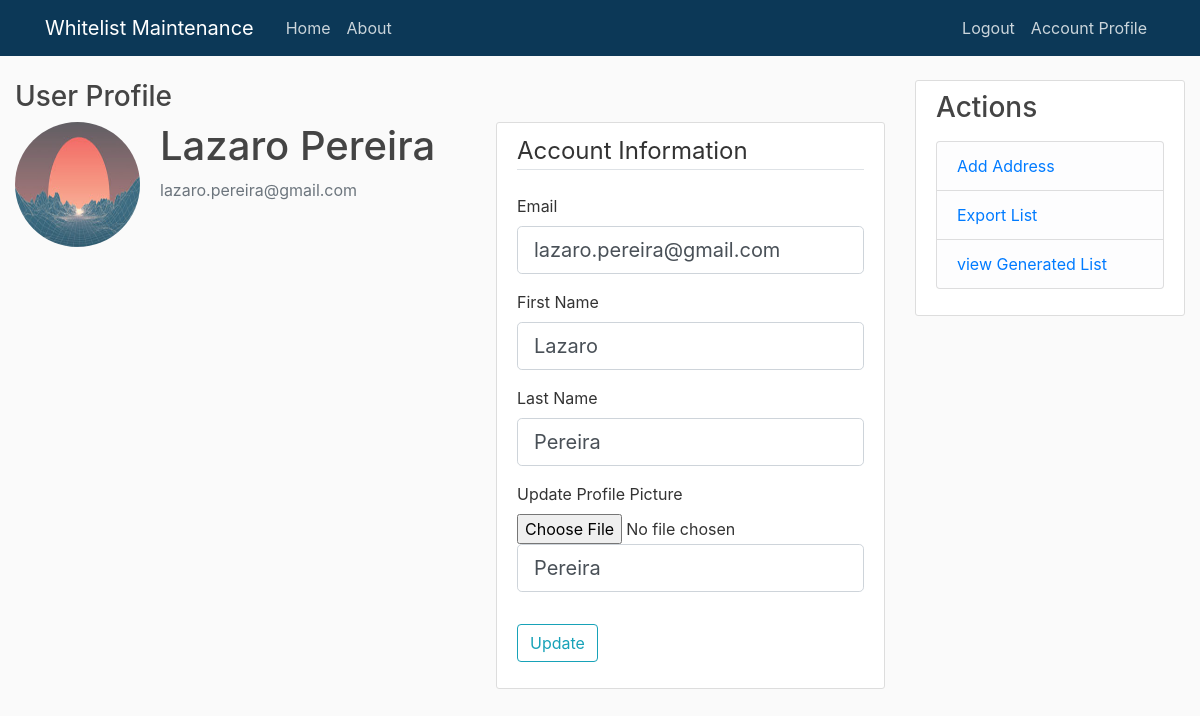
Page /account (signed in) on the committed database.
### eal_manager/models.py (models this page shows, shortened)
class User(db.Model, UserMixin):
    id = db.Column(db.Integer, primary_key=True)
    first_name = db.Column(db.String(140), nullable=False)
    last_name = db.Column(db.String(140), nullable=False)
    email = db.Column(db.String(140), unique=True, nullable=False)
    image_file = db.Column(db.String(20), nullable=False, default='default.jpg')
    password = db.Column(db.String(60), nullable=False)
    addresses = db.relationship('IPAddress', backref='creator', lazy=True)

### eal_manager/users/routes.py (the view)
@users.route("/account", methods=['POST', 'GET'])
@login_required
def account():
    form = UpdateAccountForm()
    if form.validate_on_submit():
        if form.user_picture.data:
            picture_file = save_picture(form.user_picture.data)
            current_user.image_file = picture_file
        current_user.email = form.email.data
        current_user.first_name = form.first_name.data
        current_user.last_name = form.last_name.data
        db.session.commit()
        flash('Your account has been updated', 'success')
        return redirect(url_for('users.account'))
    elif request.method == 'GET':
        form.email.data = current_user.email
        form.first_name.data = current_user.first_name
        form.last_name.data = current_user.last_name
    image_file = url_for('static', filename='profile_pictures/' + current_user.image_file)
    return render_template('account.html', title='Account', image_file=image_file, form=form)

### eal_manager/users/forms.py (shortened to what this page needs)
class UpdateAccountForm(FlaskForm):
    first_name = StringField('First Name', validators=[DataRequired(), Length(min=2, max=40)])
    last_name = StringField('Last Name',
                           validators=[DataRequired(), Length(min=2, max=40)])
    email = StringField('Email',
                        validators=[Email(message='INVALID'),DataRequired()])
    user_picture = FileField('Update Profile Picture', validators=[FileAllowed(['jpg', 'png'])])
    submit = SubmitField('Update')

### eal_manager/models.py (called while the page is built)
@login_manager.user_loader
def load_user(email_id):
    return User.query.get(int(email_id))

### eal_manager/templates/account.html (shortened to what this page needs)
{% extends "layout.html" %}
{% block content %}
<H3>User Profile </H3>
        <div class="media">
        <img class="rounded-circle account-img" src={{ image_file }}>
        <div class="media-body">
            <h2 class="account-heading">{{ current_user.first_name }} {{ current_user.last_name }}</h2>
            <p class="text-secondary">{{ current_user.email }}</p>
        </div>
        <div class="content-section">
            <form method="POST" action="" enctype="multipart/form-data">
                <fieldset class="form-group">
                    <legend class="border-bottom mb-4">Account Information</legend>
                    <div class="form-group">
                        {{ form.email.label(class="form-control-label" )}}
                        {% if form.email.errors %}
                        {{ form.email(class="form-control form-control-lg is-invalid") }}
                        <div class="invalid-feedback">
                            {% for item in form.email.errors %}
                                <span>{{ item }}</span>
                            {% endfor %}
                            </div>
                        {% else %}
                         {{ form.email(class="form-control form-control-lg") }}
                        {% endif %}
                    </div>
                    <div class="form-group">
                        {{ form.first_name.label(class="form-control-label" )}}
                        {% if form.first_name.errors %}
                        {{ form.first_name(class="form-control form-control-lg is-invalid") }}
                        <div class="invalid-feedback">
                            {% for item in form.first_name.errors %}
                                <span>{{ item }}</span>
                            {% endfor %}
                            </div>
                        {% else %}
                         {{ form.first_name(class="form-control form-control-lg") }}
                        {% endif %}
                    </div>
                    <div class="form-group">
                        {{ form.last_name.label(class="form-control-label" )}}
                        {% if form.last_name.errors %}
                        {{ form.last_name(class="form-control form-control-lg is-invalid") }}
                        <div class="invalid-feedback">
                            {% for item in form.last_name.errors %}
                                <span>{{ item }}</span>
                            {% endfor %}
                            </div>
                        {% else %}
                         {{ form.last_name(class="form-control form-control-lg") }}
                        {% endif %}
                    </div>
                    <div class="form-group">
                        {{ form.user_picture.label()}}
                        {{ form.user_picture(class="form-control-file") }}
                        {% if form.user_picture.errors %}
                        <div class="invalid-feedback">
                            {% for item in form.user_picture.errors %}
                                <span class='text-danger'>{{ item }}</span>
                            {% endfor %}
                            </div>
                        {% else %}
                         {{ form.last_name(class="form-control form-control-lg") }}
                        {% endif %}
                    </div>
                </fieldset>
                <div class="form-group">
                    {{ form.submit(class="btn btn-outline-info") }}
                </div>
         </form>
        </div>
    </div>
{% endblock content %}

### eal_manager/static/main.css (style rules this page uses)
body { background: #fafafa; color: #333333; margin-top: 5rem; }
h1, h2, h3, h4, h5, h6 { color: #444444; }
.content-section { background: #ffffff; padding: 10px 20px; border: 1px solid #dddddd; border-radius: 3px; margin-bottom: 20px; }
.account-img { height: 125px; width: 125px; margin-right: 20px; margin-bottom: 16px; }
.account-heading { font-size: 2.5rem; }

### rows in the picture
User: first_name "Lazaro", last_name "Pereira", email "lazaro.pereira@gmail.com"
